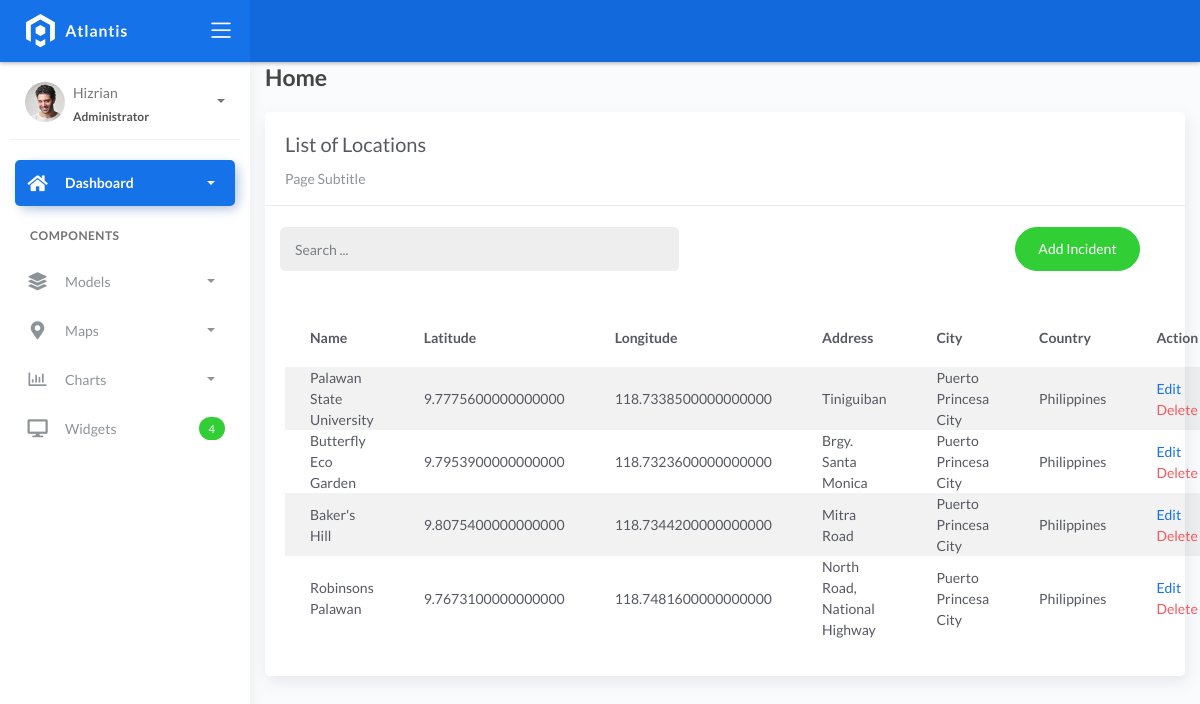
Page /location_list/ on the committed database.
### fire/models.py (models this page shows, shortened)
class BaseModel(models.Model):
    created_at = models.DateTimeField(auto_now_add=True, db_index=True)
    updated_at = models.DateTimeField(auto_now=True)
    class Meta:
        abstract = True

class Locations(BaseModel):
    name = models.CharField(max_length=150)
    latitude = models.DecimalField(
        max_digits=22, decimal_places=16, null=True, blank=True)
    longitude = models.DecimalField(
        max_digits=22, decimal_places=16, null=True, blank=True)
    address = models.CharField(max_length=150)
    city = models.CharField(max_length=150)  # can be in separate table
    country = models.CharField(max_length=150)  # can be in separate table

### fire/views.py (the view)
# urls.py: path('location_list/', a.LocationsList.as_view(), name='location-list'),
class LocationsList(ListView):
    model = Locations
    context_object_name = 'locations'
    template_name = 'location_list.html'
    paginate_by = 5
    def get_queryset(self, *args, **kwargs):
        qs = super(LocationsList, self).get_queryset(*args, **kwargs)
        if self.request.GET.get("q") != None:
            query = self.request.GET.get('q')
            qs = qs.filter(Q(name__icontains=query) |
                        Q(description__icontains=query))
        return qs

### templates/location_list.html (shortened to what this page needs)
{% extends 'base.html' %} {% load static %} {% block content %}
<div class="content">
    <div class="container-fluid">
        <h4 class="page-title">Home</h4>
        <div class="row">
            <div class="col-md-12">
                <div class="card">
                    <div class="card-header">
                        <div class="card-title">List of Locations</div>
                        <div class="card-category">Page Subtitle</div>
                    </div>
                    <br />
                        <div class="col-md-12 row">
                            <div class="col-md-6">
                                <form class="navbar-left navbar-form nav-search mr-md-3" action=" { % url 'location-list % } ">
                                    <div class="input-group">
                                        <input type="text" placeholder="Search ..." class="form-control" name="q" />
                                        <div class="input-group-append">
                                        <span class="input-group-text">
                                        </span>
                                    </div>
                                </div>
                            </form>
                        </div>
                        <div class="col-md-6">
                            <div class="pull-right">
                                <a href="{% url 'location-add' %}" class="btn btn-success btn-rounded">Add
                                Incident</a>
                            </div>
                        </div>
                    </div>
                    <div class="card-body">
                        <table class="table table-striped mt-3">
                            <thead>
                                <tr>
                                    <th scope="col">Name</th>
                                    <th scope="col">Latitude</th>
                                    <th scope="col">Longitude</th>
                                    <th scope="col">Address</th>
                                    <th scope="col">City</th>
                                    <th scope="col">Country</th>
                                    <th scope="col">Action</th>
                                </tr>
                            </thead>
                            <tbody>
                                {% for object in object_list %}
                                <tr>
                                    <td>{{ object.name }}</td>
                                    <td>{{ object.latitude }}</td>
                                    <td>{{ object.longitude }}</td>
                                    <td>{{ object.address }}</td>
                                    <td>{{ object.city }}</td>
                                    <td>{{ object.country }}</td>
                                    <td>
                                        <a href="/location_list/{{ object.id }}">Edit</a>
                                        <a href="/location_list/{{ object.id }}/delete" class="text-danger">Delete</a>
                                    </td>
                                    </tr>
                                {% endfor %}
                            </tbody>
                        </table>
                    </div>
                </div>
            </div>
        </div>
    </div>
</div>
{% endblock %}

### rows in the picture
Locations: name "Palawan State University", latitude "9.7775600000000000", longitude "118.7338500000000000", address "Tiniguiban", city "Puerto Princesa City", country "Philippines"
Locations: name "Butterfly Eco Garden", latitude "9.7953900000000000", longitude "118.7323600000000000", address "Brgy. Santa Monica", city "Puerto Princesa City", country "Philippines"
Locations: name "Baker's Hill", latitude "9.8075400000000000", longitude "118.7344200000000000", address "Mitra Road", city "Puerto Princesa City", country "Philippines"
Locations: name "Robinsons Palawan", latitude "9.7673100000000000", longitude "118.7481600000000000", address "North Road, National Highway", city "Puerto Princesa City", country "Philippines"
